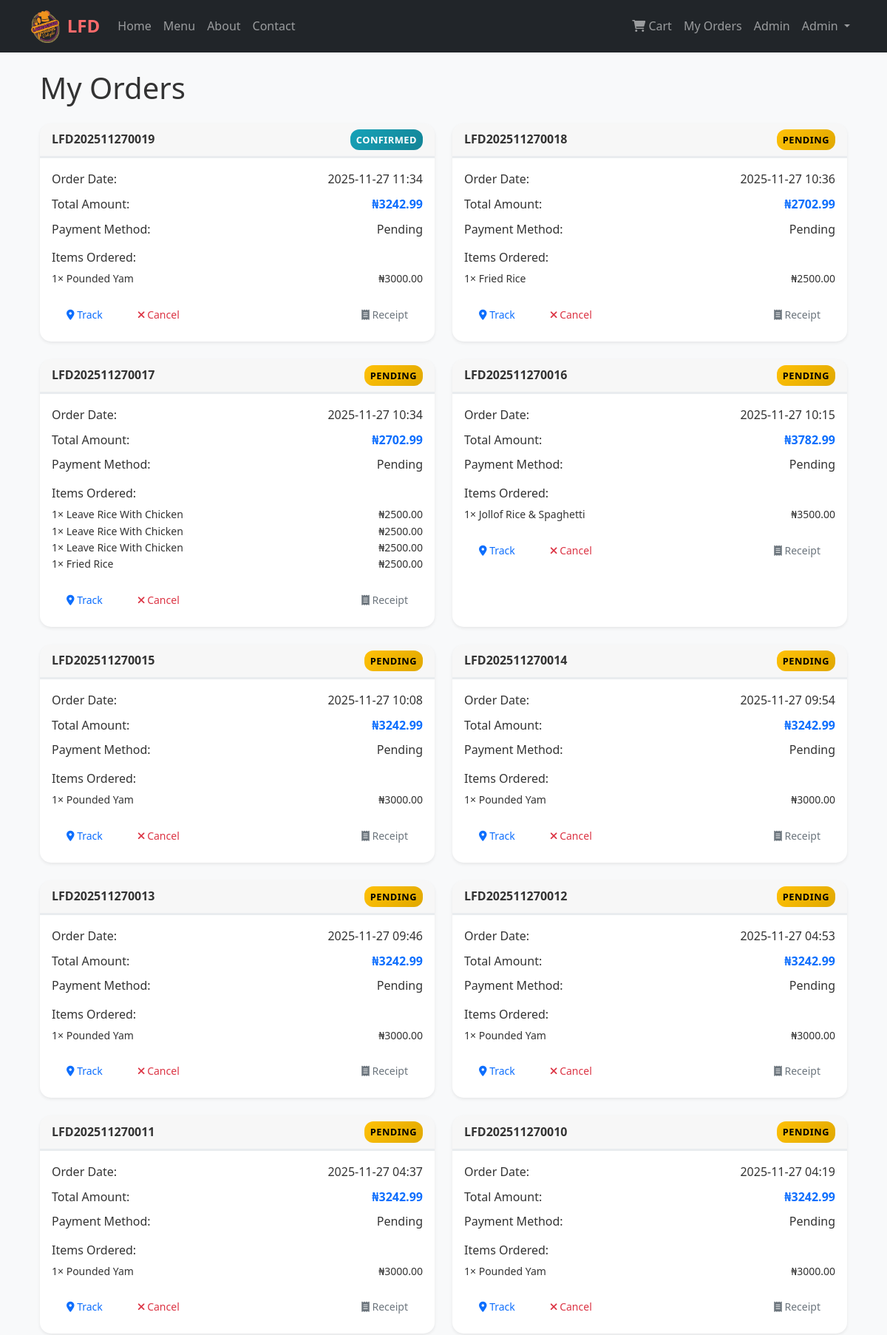
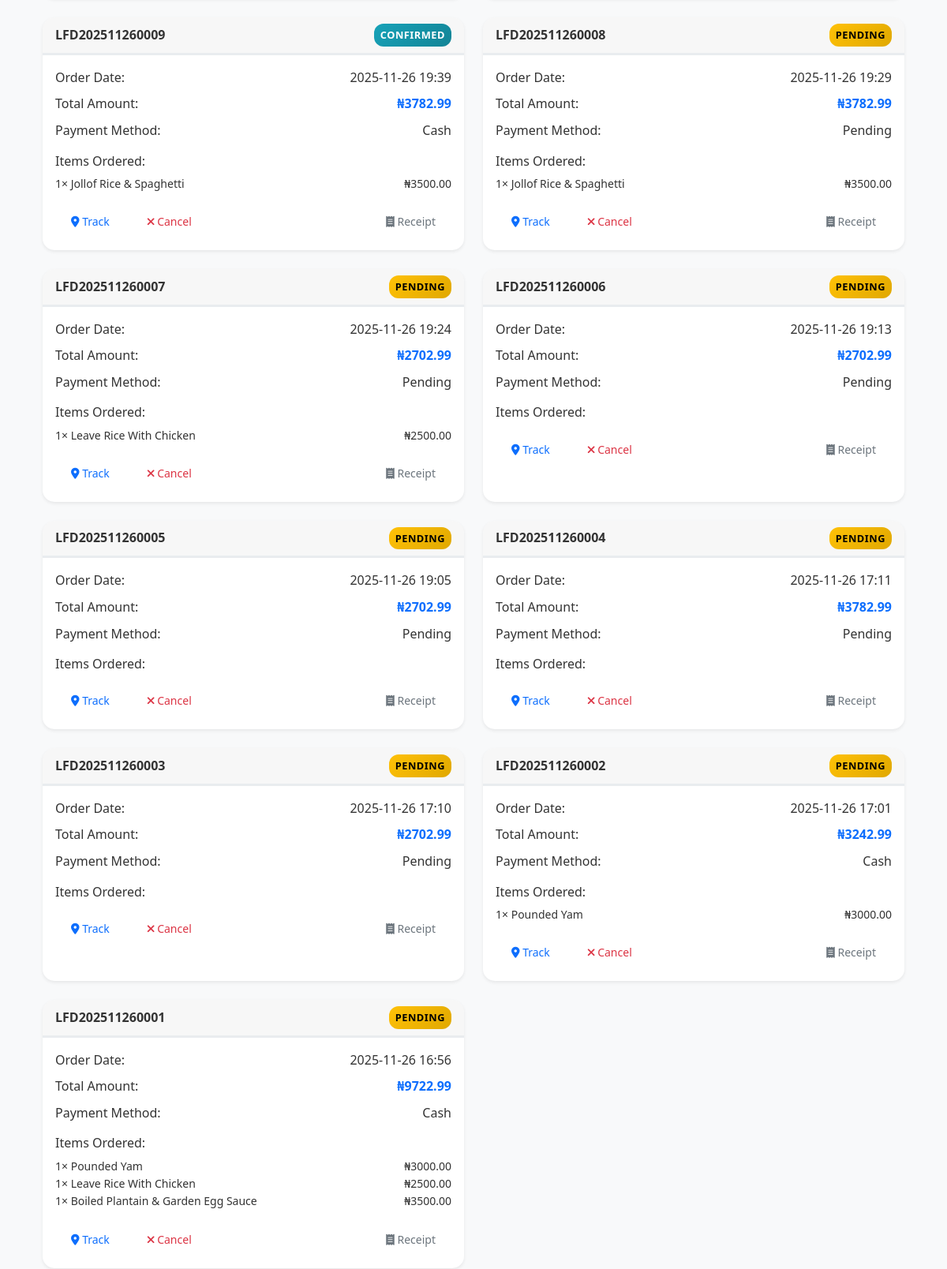
The page /orders/my_orders (signed in, upper part) on the database its author committed (2 pictures, top to bottom).
### app/models.py (models this page shows, shortened)
class User(UserMixin, db.Model):
    id = db.Column(db.Integer, primary_key=True)
    username = db.Column(db.String(80), unique=True, nullable=False)
    email = db.Column(db.String(120), unique=True, nullable=False)
    password_hash = db.Column(db.String(128))
    first_name = db.Column(db.String(50), nullable=False)
    last_name = db.Column(db.String(50), nullable=False)
    phone = db.Column(db.String(20))
    address = db.Column(db.Text)
    is_admin = db.Column(db.Boolean, default=False)
    created_at = db.Column(db.DateTime, default=datetime.utcnow)
    orders = db.relationship('Order', backref='customer', lazy='dynamic')

class Order(db.Model):
    id = db.Column(db.Integer, primary_key=True)
    order_number = db.Column(db.String(20), unique=True, nullable=False)
    customer_id = db.Column(db.Integer, db.ForeignKey('user.id'), nullable=False)
    total_amount = db.Column(db.Float, nullable=False, default=0.0)
    status = db.Column(db.String(20), default='pending')
    payment_method = db.Column(db.String(50))
    delivery_address = db.Column(db.Text)
    phone_number = db.Column(db.String(20))
    notes = db.Column(db.Text)
    created_at = db.Column(db.DateTime, default=datetime.utcnow)
    updated_at = db.Column(db.DateTime, default=datetime.utcnow, onupdate=datetime.utcnow)
    paystack_ref   = db.Column(db.String(40), unique=True, nullable=True)
    payment_status = db.Column(db.String(20), default='pending')
    order_items = db.relationship('OrderItem', backref='order', lazy='dynamic', cascade='all, delete-orphan')

class OrderItem(db.Model):
    id = db.Column(db.Integer, primary_key=True)
    order_id = db.Column(db.Integer, db.ForeignKey('order.id'), nullable=False)
    menu_item_id = db.Column(db.Integer, db.ForeignKey('menu_item.id'), nullable=False)
    quantity = db.Column(db.Integer, nullable=False)
    unit_price = db.Column(db.Float, nullable=False)
    subtotal = db.Column(db.Float, nullable=False)

class MenuItem(db.Model):
    id = db.Column(db.Integer, primary_key=True)
    name = db.Column(db.String(100), nullable=False)
    description = db.Column(db.Text)
    price = db.Column(db.Float, nullable=False)
    image_url = db.Column(db.String(200))
    is_available = db.Column(db.Boolean, default=True)
    preparation_time = db.Column(db.Integer, default=15)  # in minutes
    category_id = db.Column(db.Integer, db.ForeignKey('category.id'), nullable=False)
    created_at = db.Column(db.DateTime, default=datetime.utcnow)
    order_items = db.relationship('OrderItem', backref='menu_item', lazy='dynamic')

### app/routes/orders.py (the view)
@bp.route('/my_orders')
@login_required
def my_orders():
    orders = Order.query.filter_by(customer_id=current_user.id).order_by(Order.created_at.desc()).all()
    return render_template('my_orders.html', orders=orders)

### app/templates/my_orders.html (shortened to what this page needs)
{% extends "base.html" %}
{% block content %}
<div class="container">
    <h1 class="mb-4">My Orders</h1>
    {% if orders %}
        <div class="row">
            {% for order in orders %}
            <div class="col-lg-6 mb-4">
                <div class="card h-100 shadow-sm">
                    <div class="card-header d-flex justify-content-between align-items-center">
                        <strong>{{ order.order_number }}</strong>
                        <span class="order-status status-{{ order.status }}">{{ order.status.title() }}</span>
                    </div>
                    <div class="card-body">
                        <div class="d-flex justify-content-between mb-2">
                            <span>Order Date:</span>
                            <span>{{ order.created_at.strftime('%Y-%m-%d %H:%M') }}</span>
                        </div>
                        <div class="d-flex justify-content-between mb-2">
                            <span>Total Amount:</span>
                            <strong class="text-primary">₦{{ "%.2f"|format(order.total_amount) }}</strong>
                        </div>
                        <div class="d-flex justify-content-between mb-3">
                            <span>Payment Method:</span>
                            <span>{{ order.payment_method.title() }}</span>
                        </div>
                        <h6 class="mb-2">Items Ordered:</h6>
                        <ul class="list-unstyled mb-3">
                            {% for order_item in order.order_items %}
                            <li class="small d-flex justify-content-between">
                                <span>{{ order_item.quantity }}× {{ order_item.menu_item.name }}</span>
                                <span>₦{{ "%.2f"|format(order_item.subtotal) }}</span>
                            </li>
                            {% endfor %}
                        </ul>
                        <div class="d-flex gap-2">
                            <a href="{{ url_for('orders.track_order', order_number=order.order_number) }}"
                               class="btn btn-sm btn-outline-primary">
                                <i class="fas fa-map-marker-alt"></i> Track
                            </a>
                            {% if order.status in ['pending', 'confirmed'] %}
                            <form method="POST" action="{{ url_for('orders.cancel_order', order_id=order.id) }}"
                                  class="d-inline"
                                  onsubmit="return confirm('Cancel this order?');">
                                <button type="submit" class="btn btn-sm btn-outline-danger">
                                    <i class="fas fa-times"></i> Cancel
                                </button>
                            </form>
                            {% endif %}
                            <a href="{{ url_for('orders.order_confirmation', order_id=order.id) }}"
                               class="btn btn-sm btn-outline-secondary ms-auto">
                                <i class="fas fa-receipt"></i> Receipt
                            </a>
                        </div>
                    </div>
                </div>
            </div>
            {% endfor %}
        </div>
    {% endif %}
</div>
{% endblock %}

### app/templates/base.html (shortened to what this page needs)
<!DOCTYPE html>
<html lang="en">
<head>
    <link href="https://cdn.jsdelivr.net/npm/bootstrap@5.1.3/dist/css/bootstrap.min.css" rel="stylesheet">
    <link rel="stylesheet" href="https://cdnjs.cloudflare.com/ajax/libs/font-awesome/6.0.0/css/all.min.css">
    <link rel="stylesheet" href="{{ url_for('static', filename='css/style.css') }}">
</head>
<body>
    <nav class="navbar navbar-expand-lg navbar-dark bg-dark">
        <div class="container">
            <a class="navbar-brand d-flex align-items-center" href="{{ url_for('main.index') }}">
                <img src="{{ url_for('static', filename='images/log.png') }}"
                     alt="Lauracious Logo"
                     style="height: 45px; width: auto; margin-right: 10px; border-radius: 5px;">
                <span>LFD</span>
            </a>
            <div class="collapse navbar-collapse" id="navbarNav">
                <ul class="navbar-nav me-auto">
                    <li class="nav-item">
                        <a class="nav-link" href="{{ url_for('main.index') }}">Home</a>
                    </li>
                    <li class="nav-item">
                        <a class="nav-link" href="{{ url_for('menu.menu') }}">Menu</a>
                    </li>
                    <li class="nav-item">
                        <a class="nav-link" href="{{ url_for('main.about') }}">About</a>
                    </li>
                    <li class="nav-item">
                        <a class="nav-link" href="{{ url_for('main.contact') }}">Contact</a>
                    </li>
                </ul>
                <ul class="navbar-nav">
                    {% if current_user.is_authenticated %}
                        <li class="nav-item">
                            <a class="nav-link position-relative" href="{{ url_for('orders.cart') }}">
                              <i class="fas fa-shopping-cart"></i> Cart
                            </a>
                          </li>
                        <li class="nav-item">
                            <a class="nav-link" href="{{ url_for('orders.my_orders') }}">My Orders</a>
                        </li>
                        {% if current_user.is_admin %}
                        <li class="nav-item">
                            <a class="nav-link" href="{{ url_for('admin.dashboard') }}">Admin</a>
                            </li>
                        {% endif %}
                        <li class="nav-item dropdown">
                            <a class="nav-link dropdown-toggle" href="#" id="navbarDropdown" data-bs-toggle="dropdown">
                                {{ current_user.first_name }}
                            </a>
                        </li>
                    {% endif %}
                </ul>
            </div>
        </div>
    </nav>
    <main class="container my-4">
        {% block content %}{% endblock %}
    </main>
</body>
</html>

### app/static/css/style.css (style rules this page uses)
:root { --primary-color: #ff6b6b; --secondary-color: #4ecdc4; --dark-color: #2c3e50; --light-color: #ecf0f1; --success-color: #28a745; --warning-color: #ffc107; --danger-color: #dc3545; --info-color: #17a2b8; }
* { box-sizing: border-box; }
body { font-family: 'Segoe UI', Tahoma, Geneva, Verdana, sans-serif; line-height: 1.6; color: #333; background-color: #f8f9fa; }
.navbar-brand { font-weight: bold; font-size: 1.5rem; color: var(--primary-color) !important; }
.navbar-nav .nav-link { font-weight: 500; transition: color 0.3s ease; }
.card { transition: all 0.3s ease; border: none; border-radius: 15px; overflow: hidden; box-shadow: 0 4px 6px rgba(0, 0, 0, 0.1); }
.btn { border-radius: 25px; padding: 10px 20px; font-weight: 500; transition: all 0.3s ease; border: none; }
.order-status { padding: 5px 12px; border-radius: 20px; font-size: 0.85rem; font-weight: 600; text-transform: uppercase; letter-spacing: 0.5px; }
.status-pending { background: linear-gradient(135deg, var(--warning-color), #e0a800); color: #000; }
.status-confirmed { background: linear-gradient(135deg, var(--info-color), #138496); color: #fff; }

### app/templates/my_orders.html (style rules this page uses)
.card { transition: all 0.3s ease; }
.order-status { font-size: 0.8rem; padding: 4px 8px; border-radius: 12px; }
.card-header { border-bottom: 3px solid #e9ecef; }
.card-header .status-pending { border-bottom-color: var(--warning-color); }
.card-header .status-confirmed { border-bottom-color: var(--info-color); }

### rows shown on the page
User: first_name "Admin"
Order: order_number "LFD202511270019", status "CONFIRMED", created_at "2025-11-27 11:34", total_amount "3242.99", payment_method "Pending"
OrderItem: quantity "1", menu_item.name "Pounded Yam", subtotal "3000.00"
Order: order_number "LFD202511270018", status "PENDING", created_at "2025-11-27 10:36", total_amount "2702.99", payment_method "Pending"
OrderItem: quantity "1", menu_item.name "Fried Rice", subtotal "2500.00"
Order: order_number "LFD202511270017", status "PENDING", created_at "2025-11-27 10:34", total_amount "2702.99", payment_method "Pending"
OrderItem: quantity "1", menu_item.name "Leave Rice With Chicken", subtotal "2500.00"
OrderItem: quantity "1", menu_item.name "Leave Rice With Chicken", subtotal "2500.00"
OrderItem: quantity "1", menu_item.name "Leave Rice With Chicken", subtotal "2500.00"
OrderItem: quantity "1", menu_item.name "Fried Rice", subtotal "2500.00"
Order: order_number "LFD202511270016", status "PENDING", created_at "2025-11-27 10:15", total_amount "3782.99", payment_method "Pending"
OrderItem: quantity "1", menu_item.name "Jollof Rice & Spaghetti", subtotal "3500.00"
Order: order_number "LFD202511270015", status "PENDING", created_at "2025-11-27 10:08", total_amount "3242.99", payment_method "Pending"
OrderItem: quantity "1", menu_item.name "Pounded Yam", subtotal "3000.00"
Order: order_number "LFD202511270014", status "PENDING", created_at "2025-11-27 09:54", total_amount "3242.99", payment_method "Pending"
OrderItem: quantity "1", menu_item.name "Pounded Yam", subtotal "3000.00"
Order: order_number "LFD202511270013", status "PENDING", created_at "2025-11-27 09:46", total_amount "3242.99", payment_method "Pending"
OrderItem: quantity "1", menu_item.name "Pounded Yam", subtotal "3000.00"
Order: order_number "LFD202511270012", status "PENDING", created_at "2025-11-27 04:53", total_amount "3242.99", payment_method "Pending"
OrderItem: quantity "1", menu_item.name "Pounded Yam", subtotal "3000.00"
Order: order_number "LFD202511270011", status "PENDING", created_at "2025-11-27 04:37", total_amount "3242.99", payment_method "Pending"
OrderItem: quantity "1", menu_item.name "Pounded Yam", subtotal "3000.00"
Order: order_number "LFD202511270010", status "PENDING", created_at "2025-11-27 04:19", total_amount "3242.99", payment_method "Pending"
OrderItem: quantity "1", menu_item.name "Pounded Yam", subtotal "3000.00"
Order: order_number "LFD202511260009", status "CONFIRMED", created_at "2025-11-26 19:39", total_amount "3782.99", payment_method "Cash"
OrderItem: quantity "1", menu_item.name "Jollof Rice & Spaghetti", subtotal "3500.00"
Order: order_number "LFD202511260008", status "PENDING", created_at "2025-11-26 19:29", total_amount "3782.99", payment_method "Pending"
OrderItem: quantity "1", menu_item.name "Jollof Rice & Spaghetti", subtotal "3500.00"
Order: order_number "LFD202511260007", status "PENDING", created_at "2025-11-26 19:24", total_amount "2702.99", payment_method "Pending"
OrderItem: quantity "1", menu_item.name "Leave Rice With Chicken", subtotal "2500.00"
Order: order_number "LFD202511260006", status "PENDING", created_at "2025-11-26 19:13", total_amount "2702.99", payment_method "Pending"
Order: order_number "LFD202511260005", status "PENDING", created_at "2025-11-26 19:05", total_amount "2702.99", payment_method "Pending"
Order: order_number "LFD202511260004", status "PENDING", created_at "2025-11-26 17:11", total_amount "3782.99", payment_method "Pending"
Order: order_number "LFD202511260003", status "PENDING", created_at "2025-11-26 17:10", total_amount "2702.99", payment_method "Pending"
Order: order_number "LFD202511260002", status "PENDING", created_at "2025-11-26 17:01", total_amount "3242.99", payment_method "Cash"
OrderItem: quantity "1", menu_item.name "Pounded Yam", subtotal "3000.00"
Order: order_number "LFD202511260001", status "PENDING", created_at "2025-11-26 16:56", total_amount "9722.99", payment_method "Cash"
OrderItem: quantity "1", menu_item.name "Pounded Yam", subtotal "3000.00"
OrderItem: quantity "1", menu_item.name "Leave Rice With Chicken", subtotal "2500.00"
OrderItem: quantity "1", menu_item.name "Boiled Plantain & Garden Egg Sauce", subtotal "3500.00"
